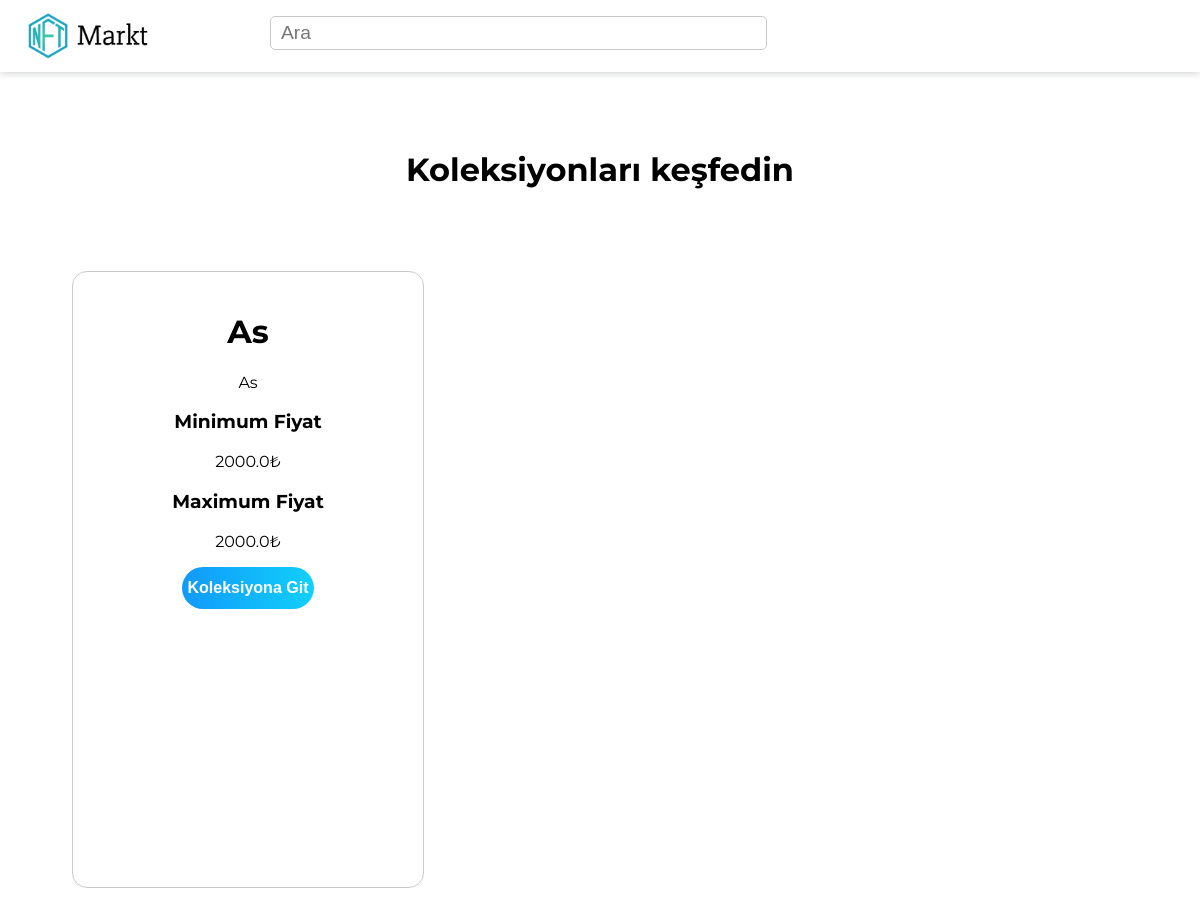
/search (signed in), run on an earlier commit of the app's database.
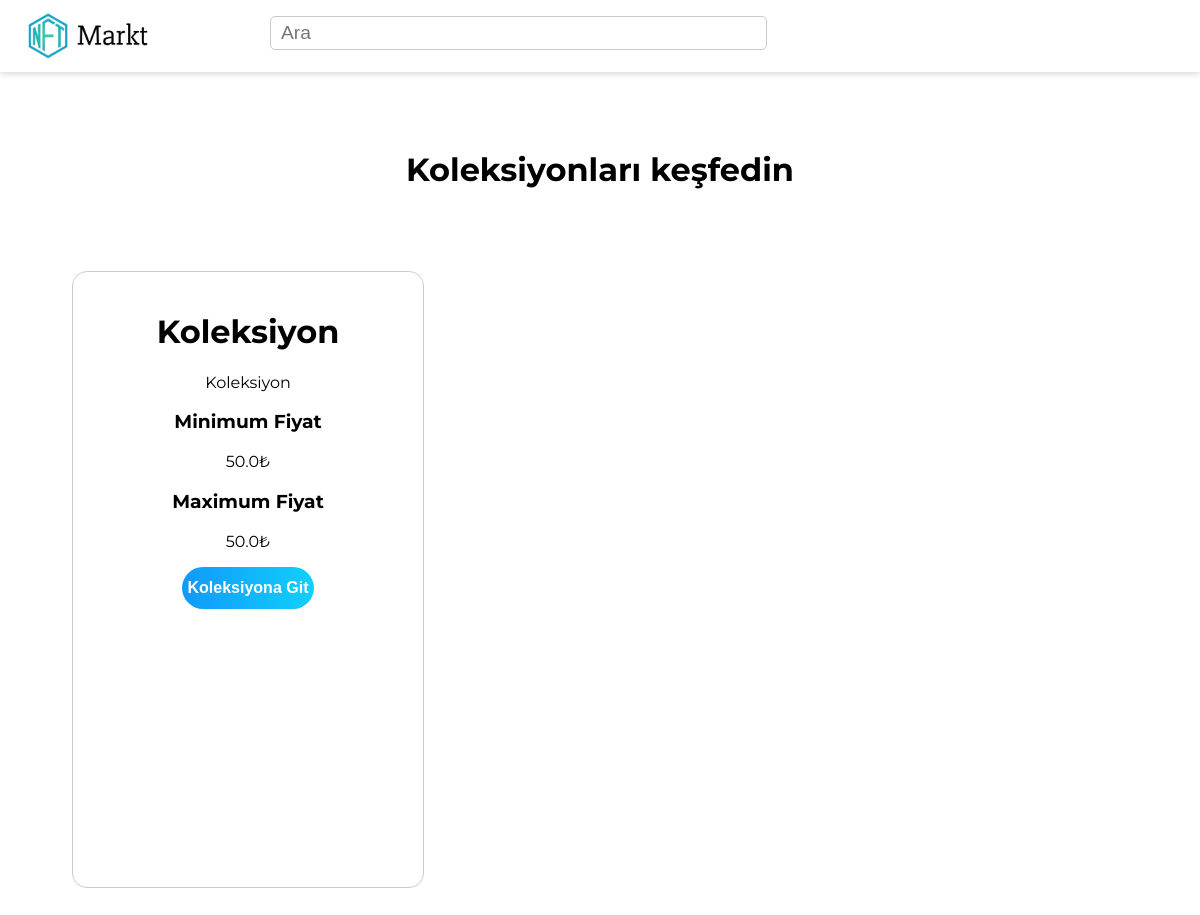
And on a later commit of the database.
### models.py (models this page shows)
class Collection(db.Model):
    id = db.Column(db.Integer, primary_key=True)
    creator = db.Column(db.Integer)
    title = db.Column(db.String)
    number_of_assets = db.Column(db.Integer)
    description = db.Column(db.String)
    logo_path = db.Column(db.String)
    banner_image = db.Column(db.String)
    creator_percentage = db.Column(db.Float)
    max_price = db.Column(db.Float)
    min_price = db.Column(db.Float)
    external_link = db.Column(db.String)

### app.py (the view)
@app.route("/search", methods=["POST", "GET"])
@login_required
def searchCollections():
    pre_search_collections = Collection.query.all()
    if flask.request.method == "POST":
        collections = Collection.query.filter\
            (Collection.title.like('%' + flask.request.values["search_term"] + '%')).all()
        return flask.render_template("search.html", collections=collections)
    return flask.render_template("search.html", collections=pre_search_collections)

### app.py (called while the page is built)
@login_manager.user_loader
def userLoader(user_id):
    return User.query.get(user_id)

### templates/search.html (shortened to what this page needs)
<!DOCTYPE html>
<html lang="en">
  <head>
    <link rel="stylesheet" href="/file/styles.css">
  </head>
  <body>
    <div class="navbar">
      <img onclick="document.location = '/home'" class="logo" src="/file/Markt.png" alt="" />
        <form id="main-form" method="post" enctype="multipart/form-data">
            <input
            type="text"
            placeholder="Ara"
            class="search-bar"
            id="search-bar"
            name="search_term"
            style="left: 150px"
            onchange="document.getElementById('main-form').submit()"
          />
        </form>
      </div>
      <br>
      <br>
      <br>
      <center><h1>Koleksiyonları keşfedin</h1></center>
      <div class="showroom">
        {% for i in collections %}
          <div class="showcase-card">
          <h1>{{ i.title }}</h1>
          <p>
            {{ i.description }}
          </p>
          <h3>Minimum Fiyat</h3>
          <p>{{ i.min_price }}₺</p>
          <h3>Maximum Fiyat</h3>
          <p>{{ i.max_price }}₺</p>
          <button class="blue-btn" onclick="window.location = '/view-collection/collection={{ i.id }}'">Koleksiyona Git</button>
        </div>
        {% endfor %}
        <br style="clear: both">
        <br>
      </div>
  </body>
</html>

What changed in the data, as far as the page shows it:
changed Collection: title "As" → "Koleksiyon"; description "As" → "Koleksiyon"; min_price "2000.0" → "50.0"; max_price "2000.0" → "50.0"
